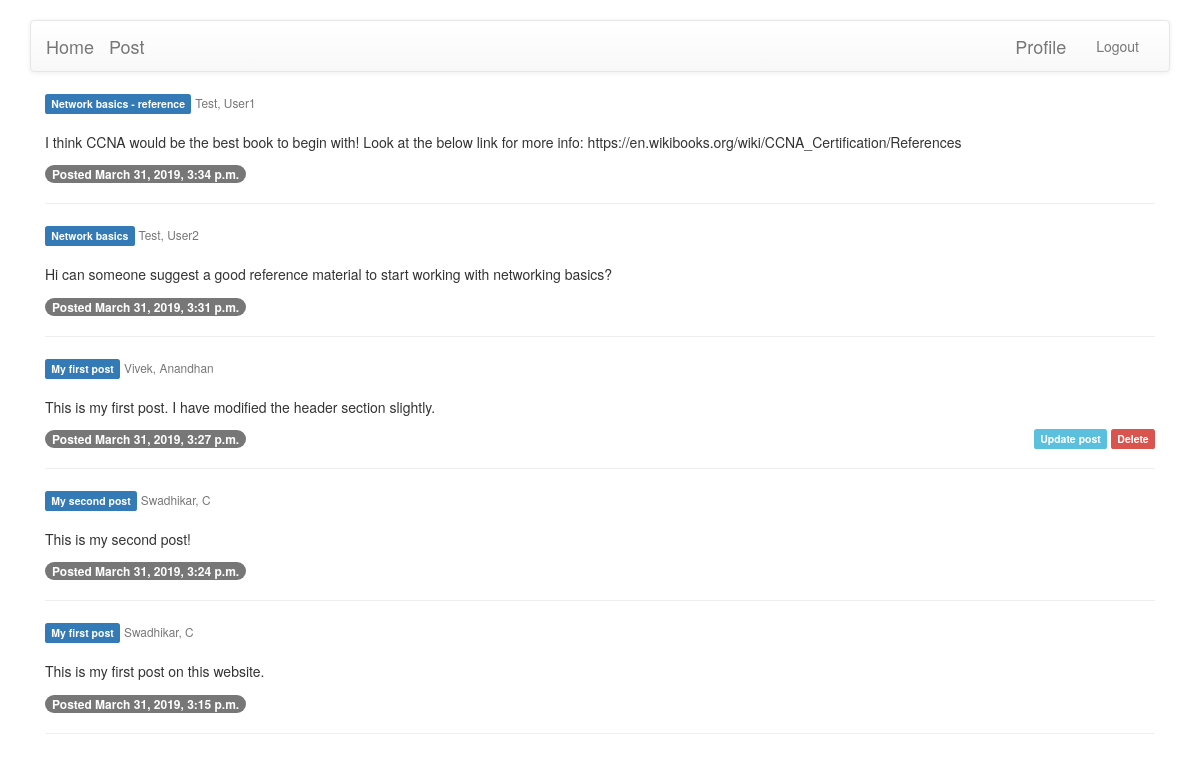
Screenshot of /blog/ (signed in) with the database file from the repository.
### blog/models.py (models this page shows, shortened)
class Post(models.Model):
    title = models.CharField(max_length=100, default='sample title')
    content = models.TextField()
    author = models.ForeignKey(User, on_delete=models.CASCADE)
    date_posted = models.DateTimeField(default=datetime.now)

### blog/views.py (the view)
# urls.py: path('', blog_views.index, name='blog_home'),
def index(request):
    posts = Post.objects.all()
    context = {'posts': posts[::-1]}
    return render(request, 'blog/blog_home.html', context=context)

### blog/templates/blog/blog_home.html
{% extends 'base.html' %}
{% block body %}
<div class="container">
    {% for post in posts %}
        <div class="col-md-12">
            <h3 class="label label-primary">{{ post.title }}</h3>
            <span class="text-muted">
                <small>{{ post.author.first_name }}, {{ post.author.last_name }}</small>
            </span>
            <br>
            <br>
            <p>{{ post.content }}</p>
            <div>
                <span class="badge">Posted {{ post.date_posted }}</span>
                <div class="pull-right">
                    {% if user == post.author %}
                        <a href="{% url 'blog_update' post.id %}" class="label label-info">Update post</a>
                        <a href="{% url 'blog_delete' post.id %}" class="label label-danger">Delete</a>
                    {% endif %}
                </div>
            </div>
            <hr>
        </div>
    {% endfor %}
</div>
{% endblock %}

### rows the page displays
Post: title "Network basics - reference", author.first_name "Test", author.last_name "User1", content "I think CCNA would be the best book to begin with! Look at the below link for more info: https://en.wikibooks.org/wiki/CCNA_Certification/References", date_posted "March 31, 2019, 3:34 p.m."
Post: title "Network basics", author.first_name "Test", author.last_name "User2", content "Hi can someone suggest a good reference material to start working with networking basics?", date_posted "March 31, 2019, 3:31 p.m."
Post: title "My first post", author.first_name "Vivek", author.last_name "Anandhan", content "This is my first post. I have modified the header section slightly.", date_posted "March 31, 2019, 3:27 p.m.", shows "Update post"
Post: title "My second post", author.first_name "Swadhikar", author.last_name "C", content "This is my second post!", date_posted "March 31, 2019, 3:24 p.m."
Post: title "My first post", author.first_name "Swadhikar", author.last_name "C", content "This is my first post on this website.", date_posted "March 31, 2019, 3:15 p.m."
